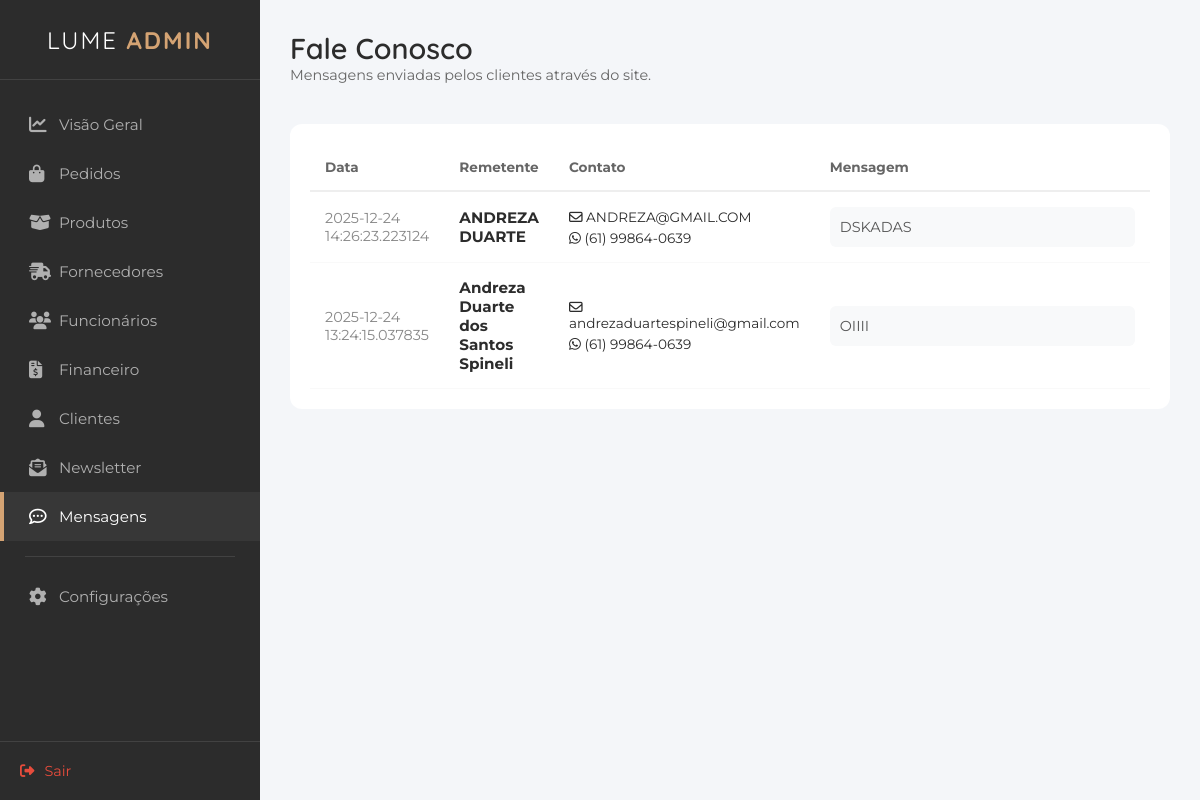
/mensagens, run on the app's committed database.
### tables this page shows
CREATE TABLE "tb_contatos" (
    "id_contato" INTEGER PRIMARY KEY AUTOINCREMENT,
    "nome" VARCHAR(100) NOT NULL,
    "email" VARCHAR(100) NOT NULL,
    "tel_cel" VARCHAR(20),
    "mensagem" TEXT NOT NULL,
    "data_contato" DATETIME DEFAULT CURRENT_TIMESTAMP
    );

### appinterno.py (the view)
@app.route("/mensagens.html")
@app.route("/mensagens")
def mensagens():
    con = get_db()
    cur = con.cursor()
    try:
        cur.execute("SELECT * FROM tb_contatos ORDER BY data_contato DESC")
        msgs = cur.fetchall()
    except: msgs = []
    con.close()
    return render_template("interno/mensagens.html", mensagens=msgs)

### appinterno.py (called while the page is built)
def get_db():
    conn = sqlite3.connect("db_lume.db")
    conn.row_factory = sqlite3.Row
    return conn

### templates/interno/mensagens.html (shortened to what this page needs)
<!DOCTYPE html>
<html lang="pt-br">
<head>
    <link rel="stylesheet" href="https://cdnjs.cloudflare.com/ajax/libs/font-awesome/6.4.0/css/all.min.css">
    <link rel="stylesheet" href="/static/styleinterno.css">
</head>
<body>
    <div class="admin-container">
        <aside class="sidebar">
            <div class="sidebar-header">
                <h2 class="brand-text">LUME <span>ADMIN</span></h2>
            </div>
            <nav class="sidebar-nav">
                <ul>
                    <li><a href="dashboard.html"><i class="fa-solid fa-chart-line"></i> Visão Geral</a></li>
                    <li><a href="pedido.html"><i class="fa-solid fa-bag-shopping"></i>Pedidos</a></li>
                    <li><a href="produto.html"><i class="fa-solid fa-box-open"></i> Produtos</a></li>
                    <li><a href="fornecedores.html"><i class="fa-solid fa-truck-fast"></i> Fornecedores</a></li>
                    <li><a href="funcionarios.html"><i class="fa-solid fa-users"></i> Funcionários</a></li>
                    <li><a href="financeiro.html"><i class="fa-solid fa-file-invoice-dollar"></i> Financeiro</a></li>
                    <li><a href="cliente.html"><i class="fas fa-user"></i>Clientes</a></li>
                    <li><a href="newsletter.html"><i class="fa-solid fa-envelope-open-text"></i> Newsletter</a></li>
                    <li class="active"><a href="mensagens.html"><i class="fa-regular fa-comment-dots"></i> Mensagens</a></li>
                    <li class="separator"></li>
                    <li><a href="configuracoes.html"><i class="fa-solid fa-gear"></i> Configurações</a></li>
                </ul>
            </nav>
            <div class="sidebar-footer">
                <a href="login.html" class="logout-btn"><i class="fa-solid fa-right-from-bracket"></i> Sair</a>
            </div>
        </aside>
        <main class="main-content">
            <header class="top-bar">
                <div class="welcome-text">
                    <h1>Fale Conosco</h1>
                    <p>Mensagens enviadas pelos clientes através do site.</p>
                </div>
            </header>
            <section class="table-container" style="background: white; padding: 20px; border-radius: 12px; margin-top: 20px;">
                <table style="width: 100%; border-collapse: collapse;">
                    <thead>
                        <tr style="border-bottom: 2px solid #eee; text-align: left;">
                            <th style="padding: 15px;">Data</th>
                            <th style="padding: 15px;">Remetente</th>
                            <th style="padding: 15px;">Contato</th>
                            <th style="padding: 15px; width: 40%;">Mensagem</th>
                        </tr>
                    </thead>
                    <tbody>
                        {% for m in mensagens %}
                        <tr style="border-bottom: 1px solid #f9f9f9;">
                            <td style="padding: 15px; color: #888; font-size: 0.9rem;">
                                {{ m['data_contato'] }}
                            </td>
                            <td style="padding: 15px;">
                                <strong>{{ m['nome'] }}</strong>
                            </td>
                            <td style="padding: 15px;">
                                <div style="display: flex; flex-direction: column; gap: 5px;">
                                    <span style="font-size: 0.85rem;"><i class="fa-regular fa-envelope"></i> {{ m['email'] }}</span>
                                    <span style="font-size: 0.85rem;"><i class="fa-brands fa-whatsapp"></i> {{ m['tel_cel'] }}</span>
                                </div>
                            </td>
                            <td style="padding: 15px;">
                                <div style="background: #f8f9fa; padding: 10px; border-radius: 6px; font-size: 0.9rem; color: #555; line-height: 1.4;">
                                    {{ m['mensagem'] }}
                                </div>
                            </td>
                        </tr>
                        {% else %}
                        <tr>
                            <td colspan="4" style="text-align: center; padding: 40px; color: #999;">
                                Nenhuma mensagem recebida ainda.
                            </td>
                        </tr>
                        {% endfor %}
                    </tbody>
                </table>
            </section>
        </main>
    </div>
</body>
</html>

### static/styleinterno.css (style rules this page uses)
* { margin: 0; padding: 0; box-sizing: border-box; }
body { font-family: 'Montserrat', sans-serif; background-color: #fff; height: 100vh; }
:root { --primary-dark: #2c2c2c; --gold-accent: #d4a373; --bg-light: #f4f6f9; --white: #ffffff; --text-grey: #666666; --danger: #e74c3c; --success: #2ecc71; --warning: #f1c40f; }
* { margin: 0; padding: 0; box-sizing: border-box; text-decoration: none; list-style: none; }
body { font-family: 'Montserrat', sans-serif; background-color: var(--bg-light); color: var(--primary-dark); }
.admin-container { display: flex; min-height: 100vh; }
.sidebar { width: 260px; background-color: var(--primary-dark); color: #fff; display: flex; flex-direction: column; position: fixed; height: 100%; left: 0; top: 0; z-index: 100; }
.sidebar-header { height: 80px; display: flex; align-items: center; justify-content: center; border-bottom: 1px solid rgba(255,255,255,0.1); }
.brand-text { font-family: 'Quicksand', sans-serif; letter-spacing: 2px; font-weight: 400; }
.brand-text span { font-weight: 700; color: var(--gold-accent); }
.sidebar-nav { flex: 1; padding: 20px 0; }
.sidebar-nav ul li a { display: flex; align-items: center; padding: 15px 25px; color: #b0b0b0; font-size: 0.95rem; transition: all 0.3s; border-left: 4px solid transparent; }
.sidebar-nav ul li a i { width: 30px; font-size: 1.1rem; }
.sidebar-nav ul li a:hover, .sidebar-nav ul li.active a { background-color: rgba(255,255,255,0.05); color: var(--white); border-left-color: var(--gold-accent); }
.separator { height: 1px; background-color: rgba(255,255,255,0.1); margin: 15px 25px; }
.sidebar-footer { padding: 20px; border-top: 1px solid rgba(255,255,255,0.1); }
.logout-btn { color: #e74c3c !important; display: flex; align-items: center; gap: 10px; font-size: 0.9rem; }
.main-content { flex: 1; margin-left: 260px; padding: 30px; }
.top-bar { display: flex; justify-content: space-between; align-items: center; margin-bottom: 40px; }
.welcome-text h1 { font-family: 'Quicksand', sans-serif; font-size: 1.8rem; font-weight: 600; }
.welcome-text p { color: var(--text-grey); font-size: 0.9rem; }
table { width: 100%; border-collapse: collapse; }
th { text-align: left; padding: 15px; font-size: 0.85rem; color: var(--text-grey); border-bottom: 1px solid #eee; }
td { padding: 15px; font-size: 0.95rem; border-bottom: 1px solid #f9f9f9; }

### data on the page
tb_contatos: data_contato "2025-12-24 14:26:23.223124", nome "ANDREZA DUARTE", email "ANDREZA@GMAIL.COM", tel_cel "(61) 99864-0639", mensagem "DSKADAS"
tb_contatos: data_contato "2025-12-24 13:24:15.037835", nome "Andreza Duarte dos Santos Spineli", email "andrezaduartespineli@gmail.com", tel_cel "(61) 99864-0639", mensagem "OIIII"
